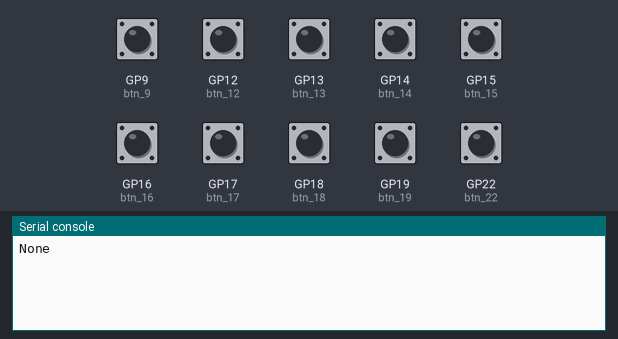
A program run on a simulated Raspberry Pi Pico running CircuitPython. Parts: the last lines printed to the serial console. The test bench sets the inputs (shaded band); at power-on: GP9 (btn_9), GP12 (btn_12), GP13 (btn_13), GP14 (btn_14), GP15 (btn_15), GP16 (btn_16), GP17 (btn_17), GP18 (btn_18), GP19 (btn_19), GP22 (btn_22) LOW. USB keyboard and mouse output is not drawn.

Above: at 1.2 s.
1.3 s: GP9 (btn_9) pulled HIGH for 0.15 s
At 2.6 s:
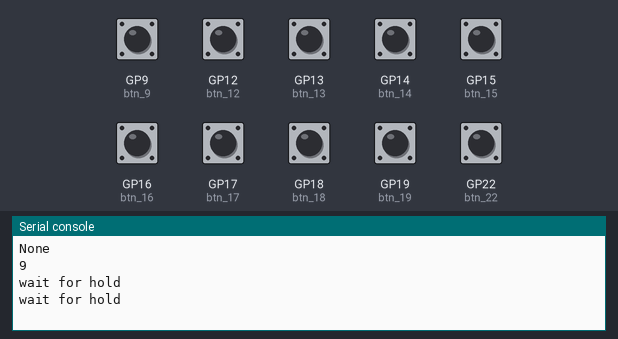
2.9 s: GP12 (btn_12) pulled HIGH for 0.15 s
At 4.1 s:
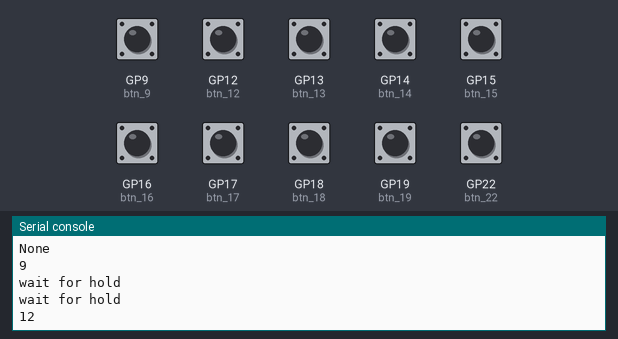
4.5 s: GP13 (btn_13) pulled HIGH for 0.15 s
At 5.7 s:
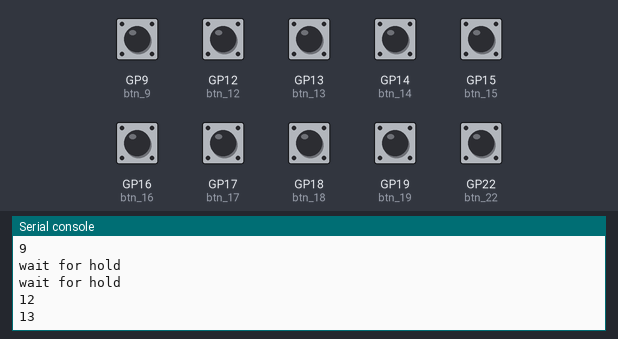
6.1 s: GP14 (btn_14) pulled HIGH for 0.15 s
At 6.7 s:
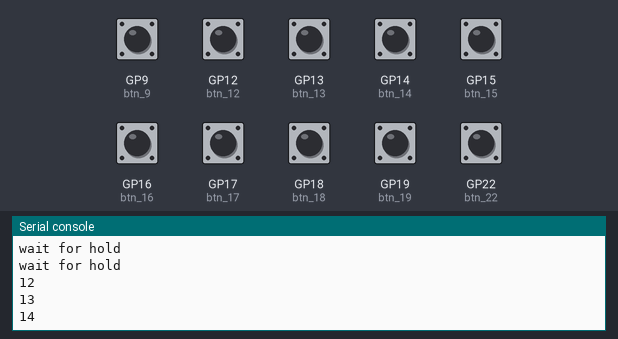
7.7 s: GP15 (btn_15) pulled HIGH for 0.15 s
At 8.2 s:
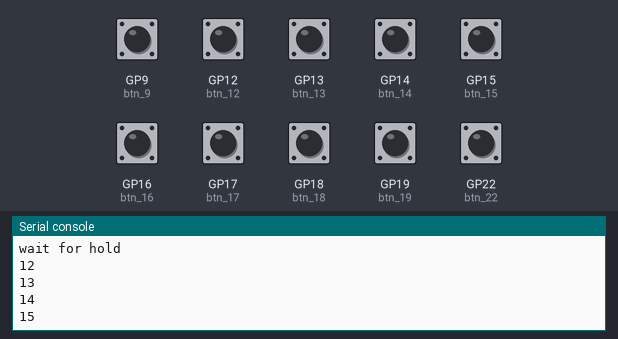
9.3 s: GP16 (btn_16) pulled HIGH for 0.15 s
At 10.4 s:
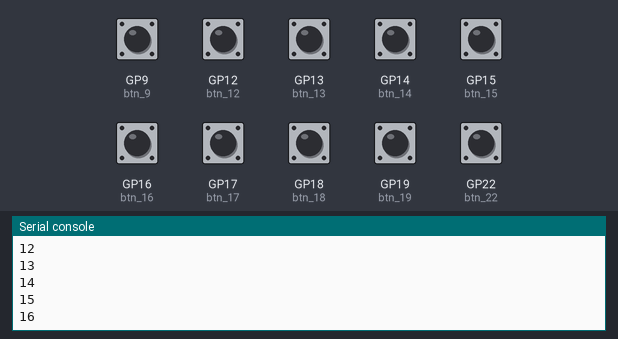
Timing chart, 0 to 11.9 s (numbered marks = the images above; inputs shaded):
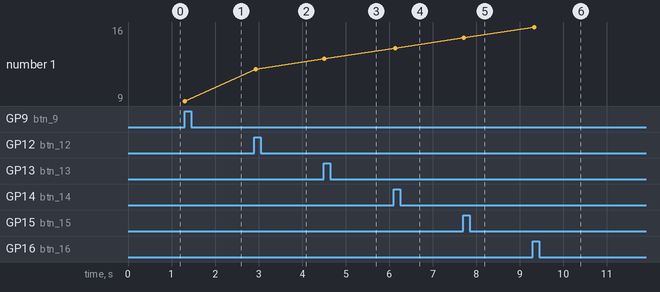

The program:

keyboard.py
```python
import board
import digitalio
import time
import usb_hid
from adafruit_hid.keyboard import Keyboard
from adafruit_hid.keycode import Keycode

key = Keyboard(usb_hid.devices)

"""
https://github.com/adafruit/Adafruit_CircuitPython_HID/blob/master/adafruit_hid/keycode.py
Layout
rechts: 22 - 18 - 19 - 17 - 16
links: 9 - 13 - 12 - 14 - 15
"""
btn_9 = digitalio.DigitalInOut(board.GP9)
btn_9.direction = digitalio.Direction.INPUT
btn_9.pull = digitalio.Pull.DOWN

btn_13 = digitalio.DigitalInOut(board.GP13)
btn_13.direction = digitalio.Direction.INPUT
btn_13.pull = digitalio.Pull.DOWN

btn_12 = digitalio.DigitalInOut(board.GP12)
btn_12.direction = digitalio.Direction.INPUT
btn_12.pull = digitalio.Pull.DOWN

btn_14 = digitalio.DigitalInOut(board.GP14)
btn_14.direction = digitalio.Direction.INPUT
btn_14.pull = digitalio.Pull.DOWN

btn_15 = digitalio.DigitalInOut(board.GP15)
btn_15.direction = digitalio.Direction.INPUT
btn_15.pull = digitalio.Pull.DOWN

btn_22 = digitalio.DigitalInOut(board.GP22)
btn_22.direction = digitalio.Direction.INPUT
btn_22.pull = digitalio.Pull.DOWN

btn_18 = digitalio.DigitalInOut(board.GP18)
btn_18.direction = digitalio.Direction.INPUT
btn_18.pull = digitalio.Pull.DOWN

btn_19 = digitalio.DigitalInOut(board.GP19)
btn_19.direction = digitalio.Direction.INPUT
btn_19.pull = digitalio.Pull.DOWN

btn_17 = digitalio.DigitalInOut(board.GP17)
btn_17.direction = digitalio.Direction.INPUT
btn_17.pull = digitalio.Pull.DOWN

btn_16 = digitalio.DigitalInOut(board.GP16)
btn_16.direction = digitalio.Direction.INPUT
btn_16.pull = digitalio.Pull.DOWN

# save last pressed button
# so a double press happens after a short time
global pressed_btn_old
global pressed_count
pressed_btn_old = None
pressed_btn = None
pressed_count = 0
print(pressed_btn_old)

def hold(btn):
    global pressed_btn_old
    global pressed_count
    pressed_btn = btn
    if pressed_btn == -1:
        # no button is pressed
        pressed_count = 0
        pressed_btn_old = None
        return None
    if pressed_btn_old == pressed_btn:
        # same button
        # already send keycode once
        pressed_count += 1
    else:
        # different button
        # send keycode
        pressed_count = 0
        pressed_btn_old = pressed_btn
        return True
    if pressed_count >= 5:
        # holding key long engouh
        pressed_btn_old = pressed_btn
        return True
    else:
        pressed_btn_old = pressed_btn
        return False

while True:
    if btn_9.value or btn_13.value or btn_12.value or btn_14.value or btn_15.value or btn_22.value or btn_18.value or btn_19.value or btn_17.value or btn_16.value:
        # any key is true
        # check which one
        if btn_9.value:
            if hold(9):
                print(9)
                key.send(Keycode.PAGE_UP)
            else:
                print("wait for hold")
        if btn_13.value:
            if hold(13):
                print(13)
                key.send(Keycode.PAGE_UP)
        if btn_12.value:
            if hold(12):
                print(12)
                key.send(Keycode.PAGE_UP)
        if btn_14.value:
            if hold(14):
                print(14)
                key.send(Keycode.PAGE_UP)
        if btn_15.value:
            if hold(15):
                print(15)
                key.send(Keycode.PAGE_UP)

        if btn_22.value:
            if hold(22):
                print(22)
                key.send(Keycode.PAGE_UP)
        if btn_18.value:
            if hold(18):
                print(18)
                key.send(Keycode.PAGE_UP)
        if btn_19.value:
            if hold(19):
                print(19)
                key.send(Keycode.PAGE_UP)
        if btn_17.value:
            if hold(17):
                print(17)
                key.send(Keycode.PAGE_UP)
        if btn_16.value:
            if hold(16):
                print(16)
                key.send(Keycode.PAGE_UP)
    else:
         hold(-1)
    time.sleep(0.05)
```

Measured:
- after the input at 1.3 s, the serial console: prints a new line at once (image 1)
- after the input at 2.9 s, the serial console: prints a new line at once (image 2)
- after the input at 4.5 s, the serial console: prints a new line at once (image 3)
- after the input at 6.1 s, the serial console: prints a new line at once (image 4)
- after the input at 7.7 s, the serial console: prints a new line at once (image 5)
- after the input at 9.3 s, the serial console: prints a new line at once (image 6)
- plotted number 1: 9 → 12 after the input at 2.9 s, 12 → 13 after the input at 4.5 s, 13 → 14 after the input at 6.1 s, 14 → 15 after the input at 7.7 s, 15 → 16 after the input at 9.3 s
